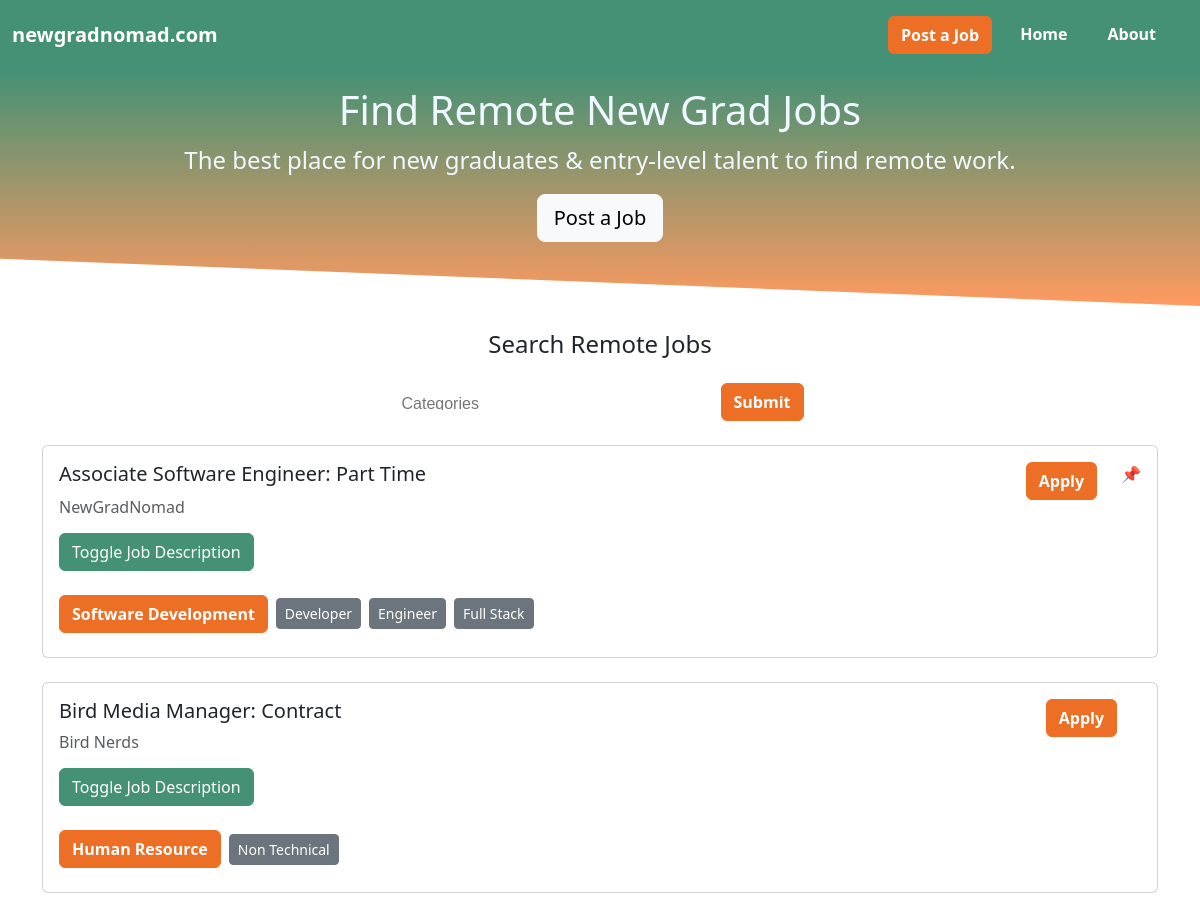
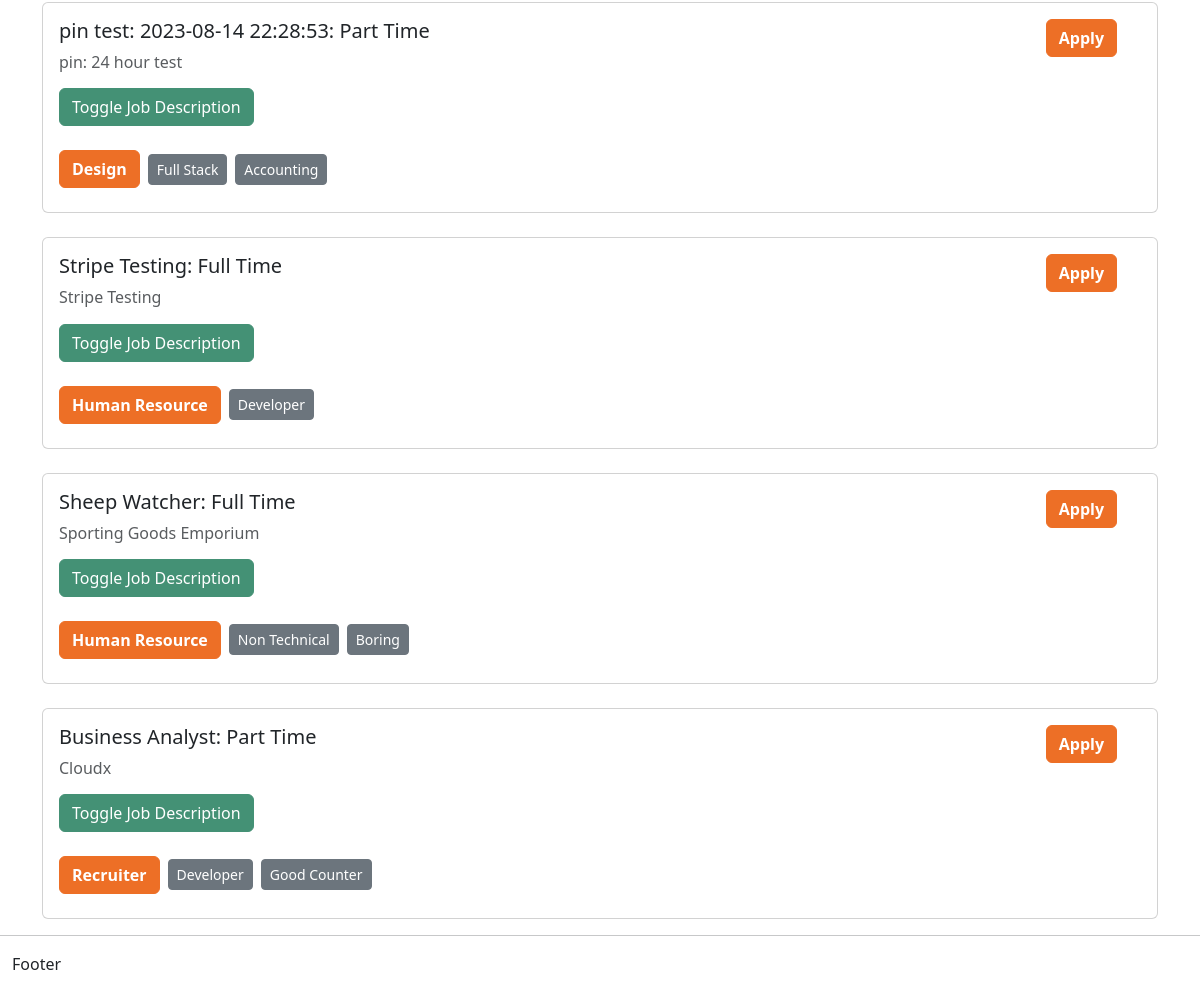
The app's page /home.php with its own data (2 pictures, top to bottom).
### tables this page shows
CREATE TABLE `jobListings` (
  `listingID` char(10) NOT NULL,
  `companyName` varchar(256) NOT NULL,
  `positionName` varchar(256) NOT NULL,
  `positionType` varchar(256) NOT NULL,
  `primaryTag` varchar(256) NOT NULL,
  `keywords` varchar(512) NOT NULL,
  `24hrSupport` int(128) NOT NULL,
  `pin` int(128) NOT NULL,
  `url` varchar(256) NOT NULL,
  `email` varchar(256) NOT NULL,
  `jobDescription` varchar(1028) NOT NULL,
  `postedDate` datetime NOT NULL,
  `paymentStatus` int(10) NOT NULL
);

### components/prices.php (called while the page is built, shortened)
<?php
$pinPost1mthPrice = 349;

### home.php (the view, shortened to what this page needs)
<?php
require_once './components/db_connect.php';
require_once './components/prices.php';
$searchReq = filter_input(INPUT_GET, 'searchQuery');
if ($searchReq != NULL || $searchReq != FALSE) {
  $query = $db->prepare("SELECT * FROM jobListings WHERE paymentStatus = 1 AND primaryTag like :search OR keywords like :search OR positionType like :search OR positionName like :search OR companyName like :search ORDER BY `jobListings`.`pin` DESC");
  $query->bindValue(':search', "%" . $searchReq . "%");
} else {
  $query = $db->prepare("SELECT * FROM jobListings WHERE paymentStatus = 1 ORDER BY `jobListings`.`pin` DESC");
}
$query->execute();
$listings = $query->fetchAll();
$date = date("Y/m/d H:i:s");
?>
<!DOCTYPE html>
<html lang="en">
<head>
  <link href="./style/NavBar.css" rel="stylesheet">
  <link href="./style/Index.css" rel="stylesheet">
  <link href="./style/HeroSection.css" rel="stylesheet">
  <link href="https://cdn.jsdelivr.net/npm/select2@4.1.0-rc.0/dist/css/select2.min.css" rel="stylesheet" />
  <link href="https://cdn.jsdelivr.net/npm/bootstrap@5.3.1/dist/css/bootstrap.min.css" rel="stylesheet">
  <link rel="stylesheet" href="https://cdn.jsdelivr.net/npm/select2-bootstrap-5-theme@1.3.0/dist/select2-bootstrap-5-theme.min.css" />
</head>
<body>
  <div id="navbar"></div>
  <div class="text-center hero-container container-fluid">
    <h1 class="fs-1 text-center">Find Remote New Grad Jobs</h1>
    <p class="fs-4 lead text-center">The best place for new graduates &amp; entry-level talent to find remote work.</p>
    <a role="button" href="./pages/PostAJob" class=" btn btn-lg mx-1 mb-3 btn btn-light">Post a Job</a>
  </div>
  <form class="container" role="search" method="get" action="./">
    <label class="text-center mt-4 form-label" style="width: 100%;">
      <h4>Search Remote Jobs</h4>
    </label>
    <div class="mt-2 d-flex align-items-center justify-content-center">
      <button type="submit" class="ms-4 button btn btn-primary"><strong>Submit</strong></button>
    </div>
  </form>
  <div class="container">
    <?php foreach ($listings as $listing) : ?>
      <?php
      $tags = explode(";", $listing['keywords']);
      $timeSincePost = strtotime($date) - strtotime($listing['postedDate']);
      $pin = false;
      $secondsPerDay = 86400;
      $secondsPerWeek = 604800;
      $secondsPerMonth = 2629800;
      if ($listing['pin'] == $pinPost24hrPrice && $timeSincePost <= $secondsPerDay) {
        $pin = true;
      } else if ($listing['pin'] == $pinPost1wkPrice && $timeSincePost <= $secondsPerWeek) {
        $pin = true;
      } else if ($listing['pin'] == $pinPost1mthPrice && $timeSincePost <= $secondsPerMonth) {
        $pin = true;
      }
      echo '
      <div class="mt-4 card">
        <div class="card-body">
          <div class="container-fluid px-0">
            <div class="row">
              <div class="col">
                <div class="card-title h5">' . $listing['positionName'] . ': ' . $listing['positionType'] . '</div>
              </div>
              <div class="col-auto">
                <a role="button" href="' . $listing['url'] . '" class="button btn btn-primary"><strong>Apply</strong></a>
              </div>
              <div class="col-auto">
              ';
      if ($pin) {
        echo '<p class="" style="font-size: 16px;">📌</p>';
      }
      echo '
              </div>
            </div>
          </div>
          <div class="text-muted card-subtitle h6">' . $listing['companyName'] . '</div>
          <p class="mt-3">
            <button class="btn btn-primary button-green" type="button" data-bs-toggle="collapse" data-bs-target="#' . $listing['listingID'] . '" aria-expanded="false" aria-controls="' . $listing['listingID'] . '" style="background-color: #449175 !important;">
              Toggle Job Description
            </button>
          </p>
          <div class="collapse" id="' . $listing['listingID'] . '">
            <div class="card card-body">
            ' . $listing['jobDescription'] . '
            </div>
          </div>
          <div class="tag-wrap mt-3">
            <a class="card-link ms-0 me-2"><button type="button" class="my-2 card-link button btn btn-primary"><strong>' . $listing['primaryTag'] . '</strong></button></a>';
      for ($i = 0; $i < sizeof($tags) - 1; $i++) {
        echo '<a class="card-link ms-0 me-2"><button type="button" class="my-2 card-link button-tag btn btn-secondary btn-sm">' . $tags[$i] . '</button></a>';
      }
      echo '
          </div>
        </div>
      </div>
      ';
      ?>
    <?php endforeach; ?>
  </div>
</body>
<footer id="footer"></footer>
</html>

### style/NavBar.css (style rules this page uses)
.button { background-color: #ed6f26 !important; border-color: #ed6f26 !important; }

### style/Index.css (style rules this page uses)
.button-green { background-color: #449175 !important; border-color: #449175 !important; }

### style/HeroSection.css (style rules this page uses)
.hero-container { color: aliceblue !important; padding-top: 1rem !important; padding-bottom: 3rem !important; background-image: linear-gradient(180deg, #449175, #ff9a60) !important; z-index: -1; clip-path: polygon(0 0, 100% 0, 100% 100%, 0 80%); }

### records on screen
joblistings: positionName "Associate Software Engineer", positionType "Part Time", companyName "NewGradNomad", primaryTag "Software Development", keywords "Developer", keywords "Engineer", keywords "Full Stack"
joblistings: positionName "Bird Media Manager", positionType "Contract", companyName "Bird Nerds", primaryTag "Human Resource", keywords "Non Technical"
joblistings: positionName "pin test: 2023-08-14 22:28:53", positionType "Part Time", companyName "pin: 24 hour test", primaryTag "Design", keywords "Full Stack", keywords "Accounting"
joblistings: positionName "Stripe Testing", positionType "Full Time", companyName "Stripe Testing", primaryTag "Human Resource", keywords "Developer"
joblistings: positionName "Sheep Watcher", positionType "Full Time", companyName "Sporting Goods Emporium", primaryTag "Human Resource", keywords "Non Technical", keywords "Boring"
joblistings: positionName "Business Analyst", positionType "Part Time", companyName "Cloudx", primaryTag "Recruiter", keywords "Developer", keywords "Good Counter"
